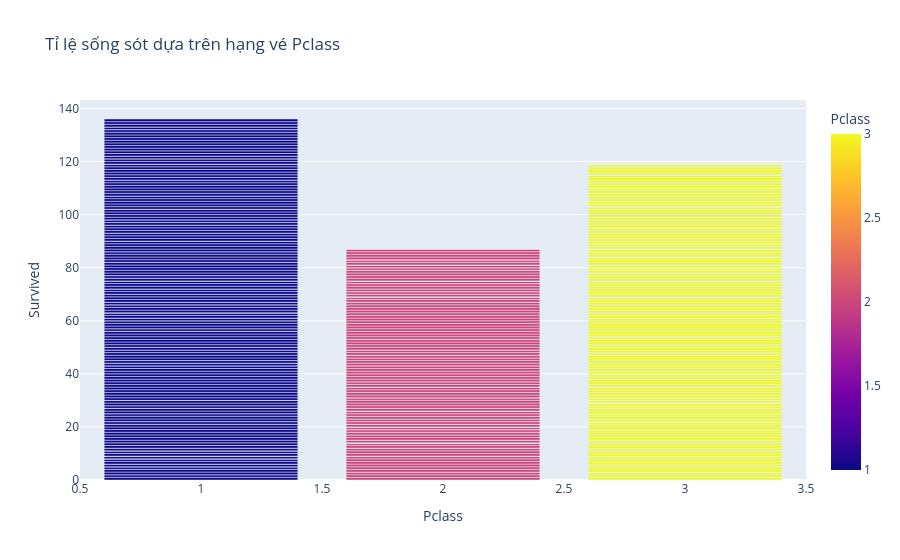

The notebook cell saved with this chart:
### Code cell
# Trực quan hóa dữ liệu
px.bar(
	train_ds,
	x='Pclass',
	y='Survived',
	color='Pclass',
	title='Tỉ lệ sống sót dựa trên hạng vé Pclass'
).show()

### Figure 1 — Plotly figure (JSON) as saved in the notebook; plotly's stock layout.template omitted (floating-point values rounded to 4 significant figures; data arrays with more than 128 entries replaced by an {"elided": "..."} marker saying what was removed)
{"data": [{"alignmentgroup": "True", "hovertemplate": "Pclass=%{marker.color}<br>Survived=%{y}<extra></extra>", "legendgroup": "", "marker": {"color": {"elided": "891 int values"}, "coloraxis": "coloraxis", "pattern": {"shape": ""}}, "name": "", "offsetgroup": "", "orientation": "v", "showlegend": false, "textposition": "auto", "x": {"elided": "891 int values"}, "xaxis": "x", "y": {"elided": "891 int values"}, "yaxis": "y", "type": "bar"}], "layout": {"xaxis": {"anchor": "y", "domain": [0.0, 1.0], "title": {"text": "Pclass"}}, "yaxis": {"anchor": "x", "domain": [0.0, 1.0], "title": {"text": "Survived"}}, "coloraxis": {"colorbar": {"title": {"text": "Pclass"}}, "colorscale": [[0.0, "#0d0887"], [0.1111, "#46039f"], [0.2222, "#7201a8"], [0.3333, "#9c179e"], [0.4444, "#bd3786"], [0.5556, "#d8576b"], [0.6667, "#ed7953"], [0.7778, "#fb9f3a"], [0.8889, "#fdca26"], [1.0, "#f0f921"]]}, "legend": {"tracegroupgap": 0}, "title": {"text": "Tỉ lệ sống sót dựa trên hạng vé Pclass"}, "barmode": "relative"}}
